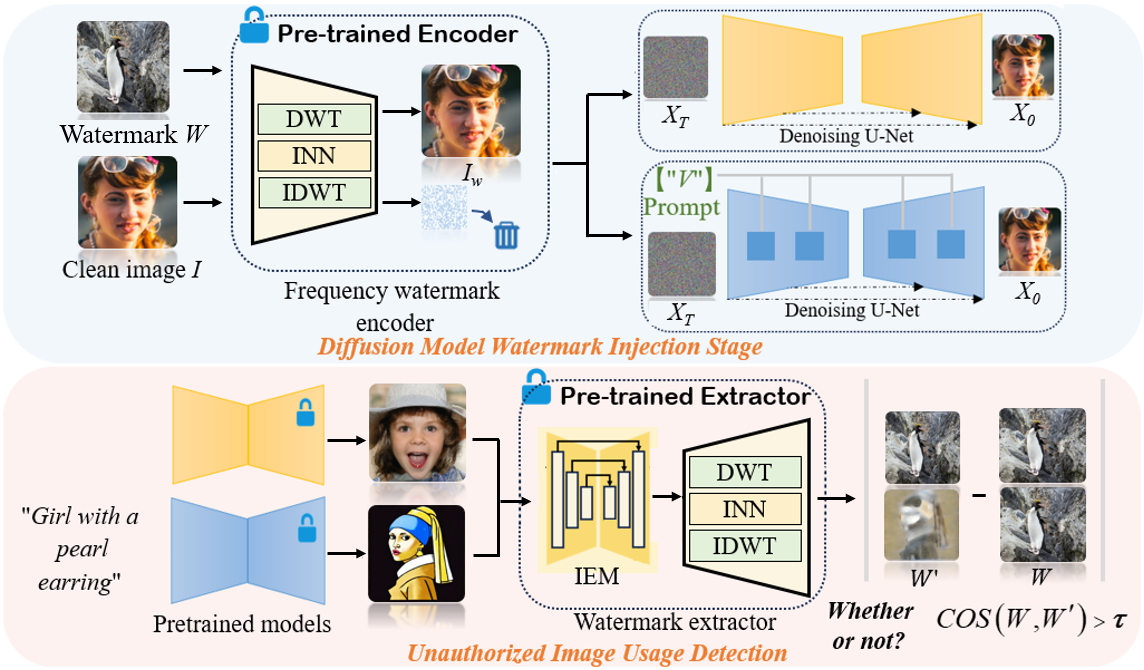
#> input picture images/4-1-1.png, 1144 x 670 px
$ python similarity_compute.py --mode single --image ../images/4-1-1.png --watermark ../images/4-1.png --folder ../images
#> lines starting #> are read from the running program, lines starting #| are printed output that depends on the picture
import cv2
import glob
import numpy as np


def cosine_similarity(img1, img2):
    """Compute cosine similarity between two images after flattening."""
    img1 = img1.astype(np.float32).reshape(-1)
    img2 = img2.astype(np.float32).reshape(-1)
    norm1 = np.linalg.norm(img1)
    norm2 = np.linalg.norm(img2)
    if norm1 == 0 or norm2 == 0:
        return 0.0
    return np.dot(img1, img2) / (norm1 * norm2)

def compare_single_image(source_path, target_path):
    """Compare similarity between two images (with flip consideration)."""
#> called with source_path = '../images/4-1-1.png', target_path = '../images/4-1.png'
    source_img = cv2.imread(source_path)
#> source_img is the input picture: shape (670, 1144, 3); mean B, G, R 211.5, 215.7, 219.5
    target_img = cv2.imread(target_path)
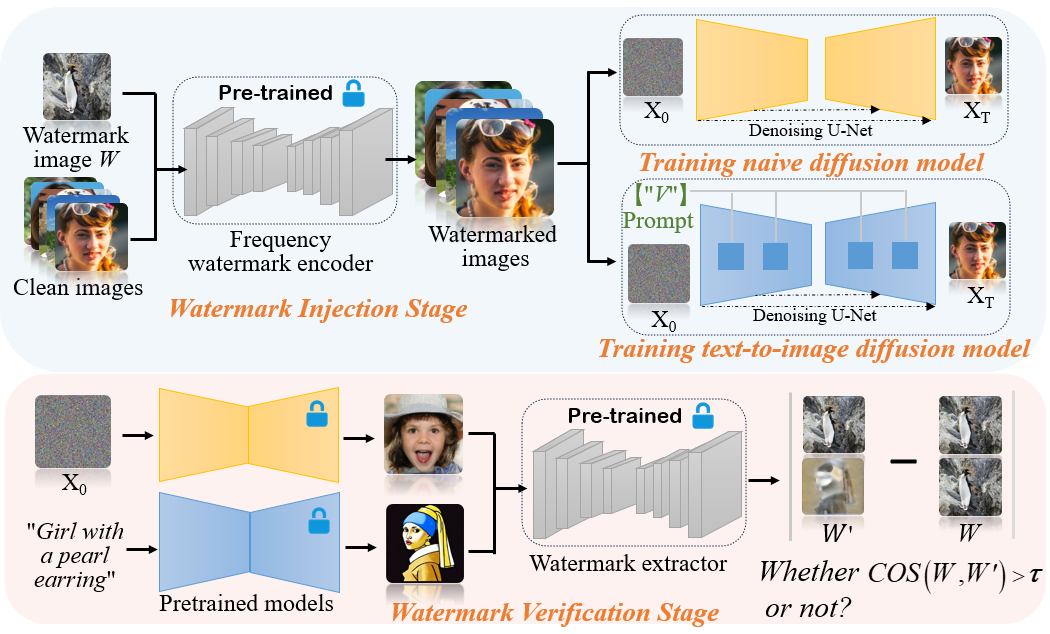
#> input picture images/4-1.png, 1050 x 634 px
#> target_img is the input picture: shape (634, 1050, 3); mean B, G, R 213.3, 215.8, 219.4
    target_img = cv2.resize(target_img, (source_img.shape[1], source_img.shape[0]))
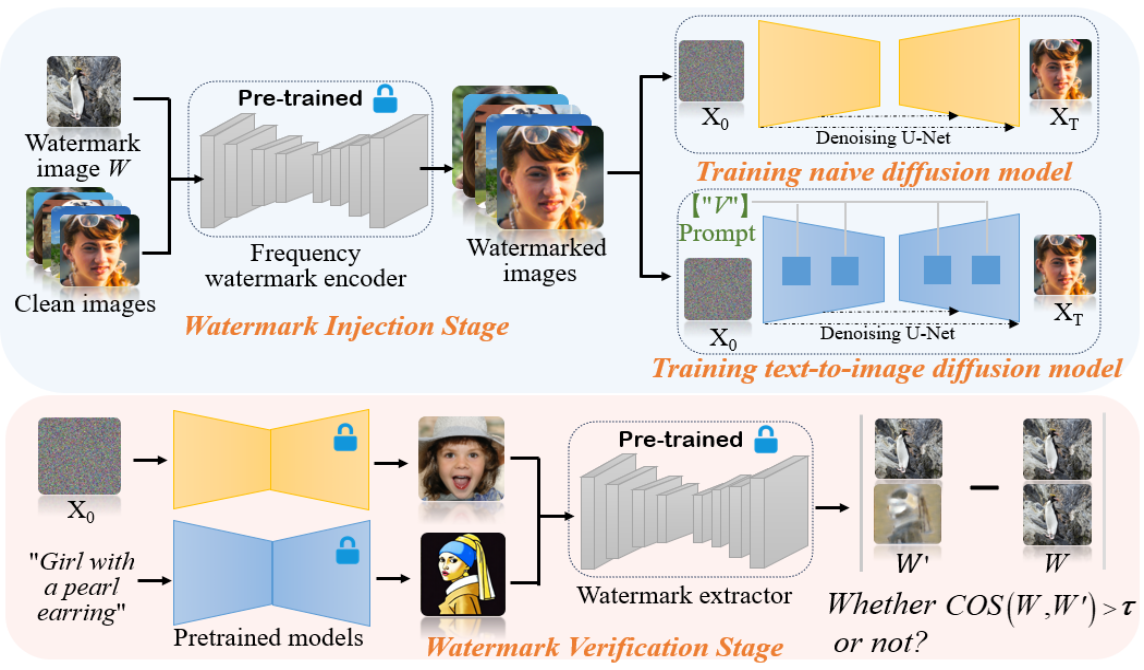
#> target_img: shape (670, 1144, 3); mean B, G, R 213.3, 215.8, 219.4

    flipped_target = cv2.flip(target_img, 1)
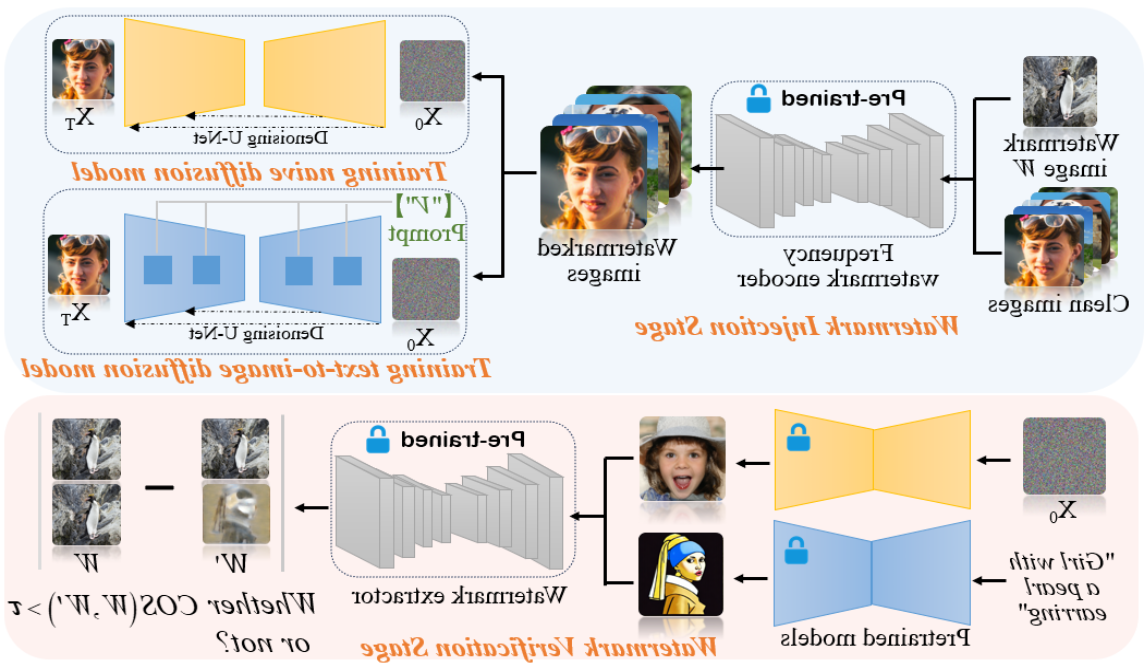
#> flipped_target: shape (670, 1144, 3); mean B, G, R 213.3, 215.8, 219.4
    cc = max(
        cosine_similarity(source_img, target_img),
        cosine_similarity(source_img, flipped_target)
    )
#> in cosine_similarity, `norm1 = np.linalg.norm(img1)`: norm1 = 339667.2
#> in cosine_similarity, `norm2 = np.linalg.norm(img2)`: norm2 = 338748.3
#> cc = 0.943
    print(f"Similarity between {source_path} and {target_path}: {cc:.4f}")
#| Similarity between ../images/4-1-1.png and ../images/4-1.png: 0.9429
    return cc

def compare_folder_images(folder_path, target_path, resize=(128, 128), threshold=None):
    """Compare all images in a folder with a target image and return similarities."""
    target_img = cv2.imread(target_path)
    target_img = cv2.resize(target_img, resize)
    flipped_target = cv2.flip(target_img, 1)

    image_paths = glob.glob(f"{folder_path}/*.png")
    image_paths.sort()

    results = []
    for img_path in image_paths:
        source_img = cv2.imread(img_path)
        source_img = cv2.resize(source_img, resize)

        cc = max(
            cosine_similarity(source_img, target_img),
            cosine_similarity(source_img, flipped_target)
        )
        results.append((img_path, cc))

    results.sort(key=lambda x: x[1], reverse=True)
    for path, score in results:
        print(f"{path}: {score:.4f}")

    if threshold is not None:
        binarized = [1 if score >= threshold else 0 for _, score in results]
        ratio = sum(binarized) / len(binarized)
        print(f"Images >= {threshold:.5f}: {sum(binarized)} / {len(binarized)} ({ratio:.2%})")

    return results


def parse_args():
    import argparse
    parser = argparse.ArgumentParser(description="Compare images or folders with watermark")
    parser.add_argument(
        "--mode",
        type=str,
        choices=["single", "folder"],
        required=True,
        help="Choose single image comparison or folder comparison"
    )
    parser.add_argument(
        "--image",
        type=str,
        default=None,
        help="Path to the image (for single mode)"
    )
    parser.add_argument(
        "--watermark",
        type=str,
        required=True,
        help="Path to watermark image"
    )
    parser.add_argument(
        "--folder",
        type=str,
        default=None,
        help="Path to image folder (for folder mode)"
    )
    parser.add_argument(
        "--resize",
        type=int,
        nargs=2,
        default=(128, 128),
        help="Resize size (h, w)"
    )
    parser.add_argument(
        "--threshold",
        type=float,
        default=0.928,
        help="Threshold for comparison"
    )
    return parser.parse_args()


if __name__ == "__main__":
    args = parse_args()

    if args.mode == "single":
        if args.image is None:
            raise ValueError("You must provide --image for single mode")
        compare_single_image(args.image, args.watermark)

    elif args.mode == "folder":
        if args.folder is None:
            raise ValueError("You must provide --folder for folder mode")
        compare_folder_images(
            args.folder,
            args.watermark,
            resize=tuple(args.resize),
            threshold=args.threshold
        )
